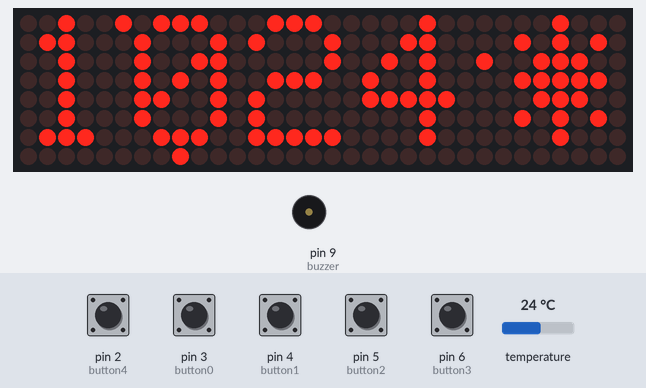
A sketch run on a simulated Arduino Uno, built with avr-gcc and run on an emulated ATmega328P. Parts: 32×8 LED matrix, buzzer (waves = sounding). Inputs (shaded band) come from the test bench; at power-on: pin 2 (button4), pin 3 (button0), pin 4 (button1), pin 5 (button2), pin 6 (button3) HIGH, temperature 24 °C. The local clock reads 2024-03-15 10:24:30 at power-on unless the sketch sets it; random numbers use the default seed unless the sketch sets one; EEPROM starts erased.

Above: at 1.2 s.
1.3 s: pin 2 (button4) pulled LOW for 0.15 s
At 1.69 s:
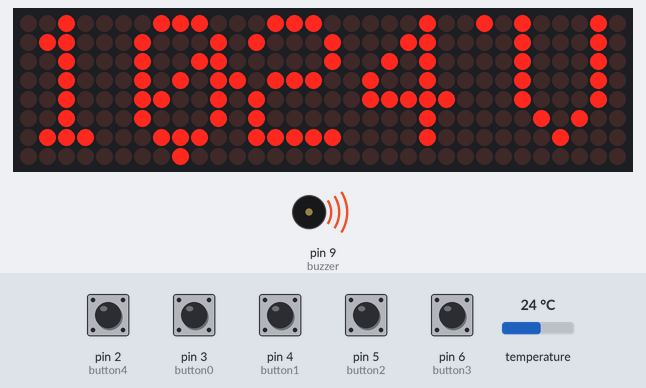
2.0 s: pin 6 (button3) pulled LOW for 1 s
At 2.92 s:
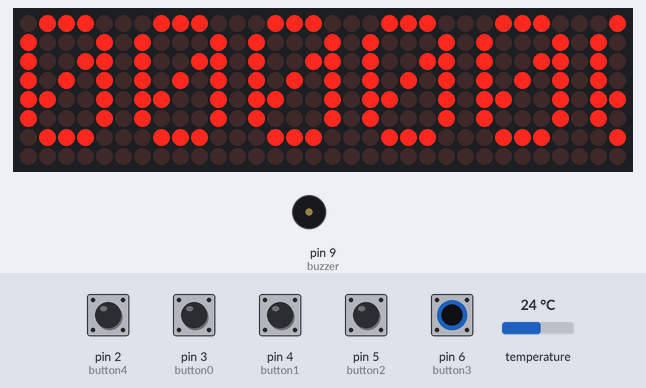
3.6 s: pin 6 (button3) pulled LOW for 0.15 s
At 4.0 s:
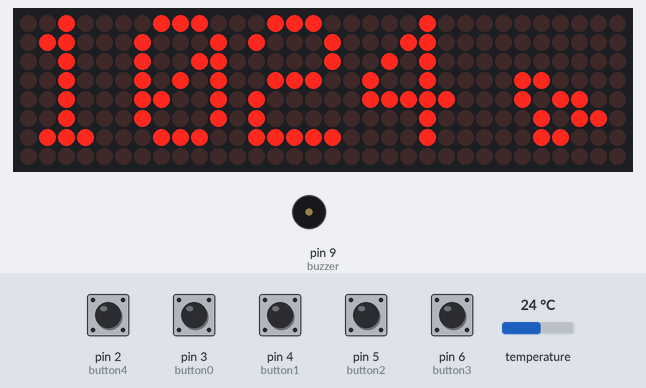
5.2 s: pin 3 (button0) pulled LOW for 0.15 s
At 6.0 s:
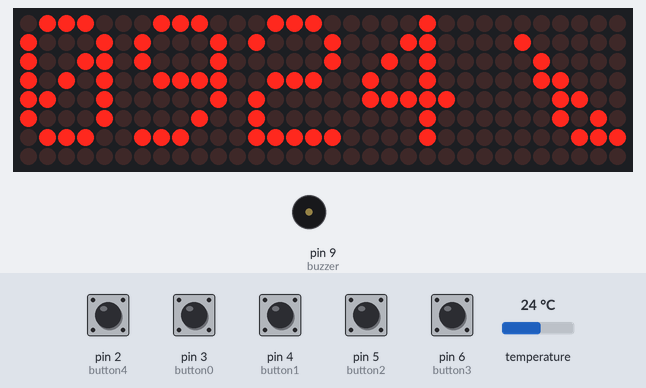
6.8 s: pin 6 (button3) pulled LOW for 1 s
At 8.1 s:
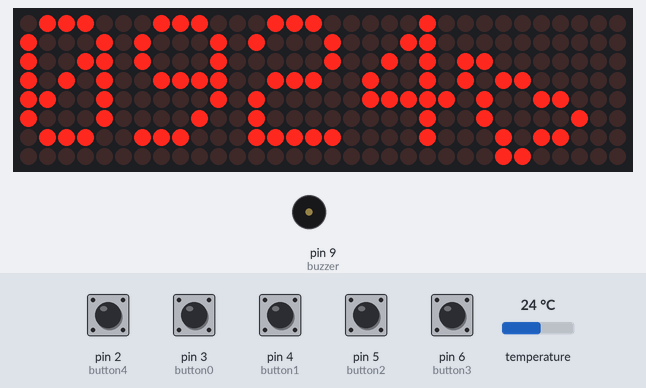
10.2 s: pin 4 (button1) pulled LOW for 0.15 s
At 10.6 s:
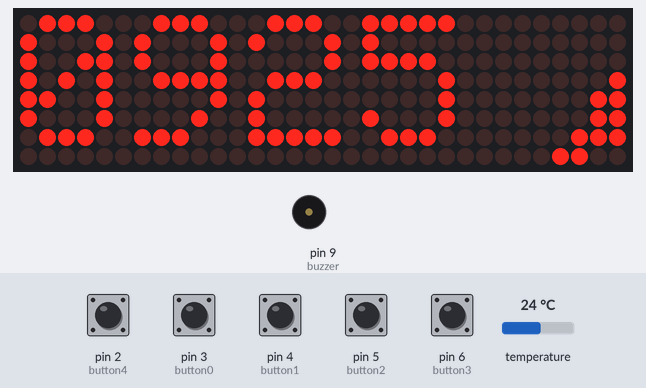
Timing chart, 0 to 12.8 s (numbered marks = the images above; inputs shaded):
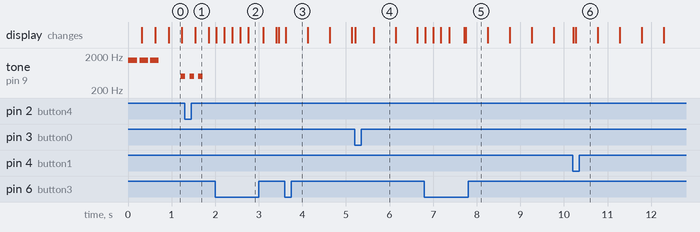

Measured:
- by itself, tone on pin 9 (buzzer): plays 1500 Hz for 0.20 s, 1500 Hz for 0.20 s, 1500 Hz for 0.20 s, 500 Hz for 0.09 s
- what the display in image 4 shows lasts 0.5 s, from 5.6 s to 6.1 s

The sketch:

despertador_matriz_cuatro.ino
```cpp
#include <Adafruit_GFX.h>
#include <Max72xxPanel.h>
#include <TimeLib.h>
#include <EasyBuzzer.h>
#include <Wire.h>
#include <RTClib.h>
#include <EEPROM.h>
//#include <IRremote.h>
/*
int pinIR = 2; // Puerto de entrada para el módulo infrarrojo
IRsend irsend;
*/


class Reloj {
public:
  char horaMostrar[5];
  char alarmaMostrar[5];
  byte hora;
  byte minutos;
  byte horaAlarma;
  byte minutosAlarma;
  bool sonar;

  Reloj() {
    hora = 0;
    minutos = 0;
    horaAlarma = 0;
    minutosAlarma = 0;
    sonar = false;
  }

  void setDisplay() {
    char strHoraMostrar[5];
    snprintf(strHoraMostrar, sizeof(strHoraMostrar), "%02d%02d", hora, minutos);
    strncpy(horaMostrar, strHoraMostrar, sizeof(horaMostrar));
  }

  void setDisplayAlarma() {
    char strAlarmaMostrar[5];
    snprintf(strAlarmaMostrar, sizeof(strAlarmaMostrar), "%02d%02d", horaAlarma, minutosAlarma);
    strncpy(alarmaMostrar, strAlarmaMostrar, sizeof(alarmaMostrar));
  }

  char* getDisplay() {
    return horaMostrar;
  }

  char* getDisplayAlarma() {
    return alarmaMostrar;
  }

  void setHora(byte h) {
    hora = h;
    setDisplay();
  }

  byte getHora() {
    return hora;
  }

  void setHoraAlarma(byte h) {
    horaAlarma = h;
    setDisplayAlarma();
  }

  byte getHoraAlarma() {
    return horaAlarma;
  }

  void setMinutos(byte m) {
    minutos = m;
    setDisplay();
  }

  byte getMinutos() {
    return minutos;
  }

  void setMinutosAlarma(byte m) {
    minutosAlarma = m;
    setDisplayAlarma();
  }

  byte getMinutosAlarma() {
    return minutosAlarma;
  }

  void setSonar(bool s) {
    sonar = s;
  }

  bool getSonar() {
    return sonar;
  }
};

class Jugador {
  public:
    String nombre;
    int partidasJugadas;
    int partidasPerdidas;
    int partidasGanadas;
    int puntosPartidaActual;
    int rachaVictorias;
    int puntosTotales;

    Jugador(String _nombre) {
      nombre = _nombre;
      partidasJugadas = 0;
      partidasPerdidas = 0;
      partidasGanadas = 0;
      puntosPartidaActual = 0;
      rachaVictorias = 0;
      puntosTotales = 0;
    }

    void ganarPartida() {
      if (puntosPartidaActual >= 11 && puntosPartidaActual - puntosPartidaActual >= 2) {
        partidasJugadas++;
        partidasGanadas++;
        rachaVictorias++;
        puntosTotales += puntosPartidaActual;
        reiniciarPuntosPartida();
      }
    }

    void perderPartida() {
      if (puntosPartidaActual <= 9 || puntosPartidaActual - puntosPartidaActual < 2) {
        partidasJugadas++;
        partidasPerdidas++;
        rachaVictorias = 0;
        puntosTotales += puntosPartidaActual;
        reiniciarPuntosPartida();
      }
    }

    void anotarPunto() {
      puntosPartidaActual++;
    }

    void reiniciarPuntosPartida() {
      puntosPartidaActual = 0;
    }

    float porcentajeVictorias() {
      if (partidasJugadas > 0) {
        return (float)partidasGanadas / partidasJugadas * 100;
      } else {
        return 0;
      }
    }
};

const byte tiempoRebote = 180;
unsigned long ultimaPresionBtn[] = { 0, 0, 0, 0, 0 };
unsigned long currentMillis = millis();

Reloj miReloj;
RTC_DS3231 rtc;

byte alarmaMin = 0;
byte alarmaHora = 0;

const byte pinCS = 10;
const byte numberOfHorizontalDisplays = 4;
const byte numberOfVerticalDisplays = 1;
Max72xxPanel matrix = Max72xxPanel(pinCS, numberOfHorizontalDisplays, numberOfVerticalDisplays);

const byte buzzer = 9;
const byte button0 = 3;
const byte button1 = 4;
const byte button2 = 5;
const byte button3 = 6;
const byte button4 = 2;
unsigned long tiempoInicio = millis();
unsigned long esperaEntreSonidos = 1000;
byte modo = 0;
byte brillo = 0;
char caracter = 'E';
char diasDeLaSemana[] = { 'D', 'L', 'M', 'M', 'J', 'V', 'S' };
bool configInicial = true;
bool dolorDeCabeza = false;
bool vueltaUnica = true;
bool ultimaConfigAlarma = false;
bool visualizacionSegundos = false;
byte contadorSegundos = 0;
bool entraPrimeraVez = true;
byte caminoSegundo = 3;
bool incrementando = true;
bool visualizacionSegundosAnterior = false;
int horaAjus;
int minAjus;
int segAjus;
int anioAjus;
int mesAjus;
int diaAjus;
bool cargarVariablesAjusHora = true;
bool configHoraManual = false;
int filaAjus;
int columnaAjus;
unsigned long tiempoTriangulo = millis();
unsigned long tiempoSegundos = millis();
bool seMuestra = true;
unsigned long tiempoCrono = millis();
bool vueta = true;
bool pararCrono = true;
int centecimaCrono = 0;
int segundoCrono = 0;
int minutoCrono = 0;
unsigned long volverInicio = millis();

int trianguloUno = random(23, 32);
int trianguloDos = random(23, 32);
int trianguloTres = random(23, 32);
int trianguloUnoY = random(0, 8);
int trianguloDosY = random(0, 8);
int trianguloTresY = random(0, 8);

char nombreChar[6] = "";
int indiceActual = 0;
char letraActual = 'A';

bool ejecutarCada(int tiempo) {
  if (millis() - tiempoInicio >= tiempo) {
    tiempoInicio = millis();
    return true;
  } else {
    return false;
  }
}

void mostrarHora() {
  for (int i = 0; i < 4; i++) {
    matrix.drawChar(i * 6, 0, miReloj.getDisplay()[i], HIGH, LOW, 1);
  }
}
void mostrarAlarma() {
  for (int i = 0; i < 4; i++) {
    matrix.drawChar(i * 6, 0, miReloj.getDisplayAlarma()[i], HIGH, LOW, 1);
  }
}
void mostrarAjusHora() {
  char strajusHoraMostrar[5];
  char ajusHoraMostrar[5];
  snprintf(strajusHoraMostrar, sizeof(strajusHoraMostrar), "%02d%02d", horaAjus, minAjus);
  strncpy(ajusHoraMostrar, strajusHoraMostrar, sizeof(ajusHoraMostrar));
  matrix.fillScreen(LOW);
  for (int i = 0; i < 4; i++) {
    matrix.drawChar(i * 6, 0, ajusHoraMostrar[i], HIGH, LOW, 1);
  }
  formasDelTriangulo();
  matrix.drawTriangle(trianguloUno, trianguloUnoY, trianguloDos, trianguloDosY, trianguloTres, trianguloTresY, HIGH);
  matrix.write();
}

bool presionandoBtn(int btn) {
  int nBtn = 0;
  switch (btn) {
    case button0:
      nBtn = 0;
      break;
    case button1:
      nBtn = 1;
      break;
    case button2:
      nBtn = 2;
      break;
    case button3:
      nBtn = 3;
      break;
    case button4:
      nBtn = 4;
      break;
  }
  if (digitalRead(btn) == LOW) {
    currentMillis = millis();
    volverInicio = millis();
    if (currentMillis - ultimaPresionBtn[nBtn] > tiempoRebote) {
      ultimaPresionBtn[nBtn] = currentMillis;
      return true;
    } else {
      return false;
    }

  } else {
    return false;
  }
}

void ajustarHora() {

  cargarVarAjusHora();
  if (presionandoBtn(button4)) {
    horaAjus++;
    if (horaAjus > 23) {
      horaAjus = 0;
    }
    configHoraManual = true;
  }

  if (presionandoBtn(button1)) {
    minAjus++;
    if (minAjus > 59) {
      minAjus = 0;
    }
    configHoraManual = true;
  }

  if (presionandoBtn(button0)) {
    horaAjus--;
    if (horaAjus < 0) {
      horaAjus = 23;
    }
    configHoraManual = true;
  }

  if (presionandoBtn(button2)) {
    minAjus--;
    if (minAjus < 0) {
      minAjus = 59;
    }
    configHoraManual = true;
  }
  mostrarAjusHora();
}

void actualizarHoraManual() {
  if (configHoraManual) {
    configHoraManual = false;
    rtc.adjust(DateTime(anioAjus, mesAjus, diaAjus, horaAjus, minAjus, segAjus));
  }
  cargarVariablesAjusHora = true;
}

void cargarVarAjusHora() {
  if (cargarVariablesAjusHora) {
    cargarVariablesAjusHora = false;
    time_t tiempoActual = now();
    anioAjus = year(tiempoActual);
    mesAjus = month(tiempoActual);
    diaAjus = weekday(tiempoActual);
    horaAjus = hour(tiempoActual);
    minAjus = minute(tiempoActual);
    segAjus = second(tiempoActual);
  }
}

void ajustarAlarma() {
  if (presionandoBtn(button4)) {
    miReloj.setSonar(!miReloj.getSonar());
    ultimaConfigAlarma = miReloj.sonar;
  }

  if (presionandoBtn(button1)) {
    if (alarmaHora < 23) {
      alarmaHora++;
    } else {
      alarmaHora = 0;
    }
  }

  if (presionandoBtn(button2)) {
    if (alarmaMin < 59) {
      alarmaMin++;
    } else {
      alarmaMin = 0;
    }
  }

  miReloj.setHoraAlarma(alarmaHora);
  miReloj.setMinutosAlarma(alarmaMin);
}

void pantallaHora() {
  if (ejecutarCada(100)) {
    actualizarHora();
    time_t tiempoActual = now();
    miReloj.setMinutos(minute(tiempoActual));
    miReloj.setHora(hour(tiempoActual));
    caracter = diasDeLaSemana[weekday(tiempoActual) - 1];
    if (contadorSegundos < 1) {
      contadorSegundos++;
    } else {
      contadorSegundos = 0;
      visualizacionSegundos = !visualizacionSegundos;
    }
  }

  if (dolorDeCabeza) {
    caracter = '*';
  }

  matrix.fillScreen(LOW);
  mostrarHora();

  if (modo == 0) {
    matrix.drawChar(4 * 6 + 2, 0, caracter, HIGH, LOW, 1);
  }
  if (modo == 1) {
    matrix.drawChar(25, 0, 'H', HIGH, LOW, 1);
  }

  if (miReloj.sonar) {
    matrix.drawPixel(random(0, 32), random(0, 8), HIGH);
  }

  pilotoDelSegundo();

  if (dolorDeCabeza) {
    matrix.drawPixel(8, 7, HIGH);
  }

  visualizacionSegundosTradi();

  matrix.write();
}

void pantallaAlarma() {
  if (ejecutarCada(100)) {
    miReloj.setMinutosAlarma(alarmaMin);
    miReloj.setHoraAlarma(alarmaHora);
    if (miReloj.getSonar()) {
      caracter = 'E';
    } else {
      caracter = 'A';
    }
  }
  matrix.fillScreen(LOW);
  mostrarAlarma();
  matrix.drawChar(25, 0, caracter, HIGH, LOW, 1);
  matrix.drawPixel(24, 7, HIGH);
  matrix.drawPixel(30, 7, HIGH);
  matrix.drawPixel(8, 7, HIGH);
  matrix.write();
}

void cambiarModo() {
  if (modo > 5) {
    modo = 0;
  } else {
    modo++;
  }
}

bool estadoAlarma() {
  return (miReloj.horaAlarma == miReloj.hora && miReloj.minutosAlarma == miReloj.minutos && miReloj.sonar);
}

void subirBrillo() {
  brillo++;
  if (brillo == 10) {
    brillo = 0;
  }
}

void buzzerBrilloActivado() {
  subirBrillo();
  setup();
}

void monitoreoAlarma() {
  if (estadoAlarma()) {
    dolorDeCabeza = true;
    miReloj.setSonar(false);
  }

  if (dolorDeCabeza && presionandoBtn(button4)) {
    dolorDeCabeza = false;
    brillo = 0;
  }

  if (dolorDeCabeza) {
    buzzerBrilloActivado();
  }

  if (miReloj.minutosAlarma != miReloj.minutos) {
    miReloj.setSonar(EEPROM.read(20));
  }
}

void guardarAlarmaEeprom() {
  if (alarmaHora != EEPROM.read(0)) {
    EEPROM.put(0, alarmaHora);
  }
  if (alarmaMin != EEPROM.read(10)) {
    EEPROM.put(10, alarmaMin);
  }
  if (miReloj.sonar != EEPROM.read(20)) {
    EEPROM.put(20, miReloj.sonar);
  }
}
void actualizarHora() {
  DateTime now = rtc.now();
  setTime(now.hour(), now.minute(), now.second(), now.day(), now.month(), now.year());
}

void mostrarTemperatura() {
  float temperaturaFloat = rtc.getTemperature();
  int temperaturaEntera = static_cast<int>(temperaturaFloat);

  int temperaturaDecimal = static_cast<int>((temperaturaFloat - temperaturaEntera) * 100);

  char stringAMostrar[6];
  char srtAMostrar[6];

  snprintf(srtAMostrar, sizeof(srtAMostrar), "%02d%02d", temperaturaEntera, temperaturaDecimal);
  strncpy(stringAMostrar, srtAMostrar, sizeof(stringAMostrar));

  matrix.fillScreen(LOW);
  for (int i = 0; i < 5; i++) {
    matrix.drawChar(i * 6, 0, stringAMostrar[i], HIGH, LOW, 1);
  }
  matrix.drawPixel(11, 6, HIGH);
  matrix.drawChar(4 * 6 + 2, 0, 'C', HIGH, LOW, 1);
  matrix.write();
}
void finDeSonido() {
  EasyBuzzer.beep(500, 3);
}

void modificarBrillo() {
  static bool entraPrimeraVez = true;
  static int brillo = 0;

  if (presionandoBtn(button4) || entraPrimeraVez) {
    if (!entraPrimeraVez) {
      brillo = (brillo + 1) % 10;
    }
    entraPrimeraVez = false;

    matrix.fillScreen(LOW);
    matrix.setIntensity(brillo);

    for (int i = 0; i < brillo * 2; i++) {
      for (int o = 0; o < 8; o++) {
        matrix.drawPixel(i, o, HIGH);
      }
    }

    matrix.drawPixel(8, 7, HIGH);
    matrix.drawChar(4 * 6 + 2, 0, '0' + brillo, HIGH, LOW, 1);
    matrix.write();
  }
}

void limpiarPantalla() {
  matrix.fillScreen(LOW);
  matrix.write();
  entraPrimeraVez = true;
}

void pantallaDeError() {
  if (random(2) == 1) {
    matrix.drawPixel(random(0, 32), random(0, 8), HIGH);
  } else {
    matrix.drawPixel(random(0, 32), random(0, 8), LOW);
  }
  matrix.write();
}

void pilotoDelSegundo() {
  static bool visualizacionSegundosAnterior = false;
  static int caminoSegundo = 0;
  static bool incrementando = true;

  if (visualizacionSegundos != visualizacionSegundosAnterior) {
    visualizacionSegundosAnterior = visualizacionSegundos;

    if (visualizacionSegundos) {
      matrix.drawPixel(24, caminoSegundo, LOW);

      caminoSegundo += incrementando ? 1 : -1;

      if (caminoSegundo == 2 || caminoSegundo == 5) {
        incrementando = !incrementando;
      }

      matrix.drawPixel(24, caminoSegundo, HIGH);
    }
  }
  matrix.drawPixel(24, caminoSegundo, HIGH);
}

void formasDelTriangulo() {
  if (millis() - tiempoTriangulo > 500) {
    tiempoTriangulo = millis();
    trianguloUno = puntaDeTriangulo(trianguloUno, 23, 32);
    trianguloDos = puntaDeTriangulo(trianguloDos, 23, 32);
    trianguloTres = puntaDeTriangulo(trianguloTres, 23, 32);
    trianguloUnoY = puntaDeTriangulo(trianguloUnoY, 0, 8);
    trianguloDosY = puntaDeTriangulo(trianguloDosY, 0, 8);
    trianguloTresY = puntaDeTriangulo(trianguloTresY, 0, 8);
  }
}

int puntaDeTriangulo(int triangulo, int limiteBajo, int limiteAlto) {
  if (triangulo > limiteAlto || triangulo < limiteBajo) {
    if (random(0, 2) == 0) {
      return triangulo++;
    } else {
      return triangulo--;
    }
  } else {
    return triangulo = random(limiteBajo, limiteAlto);
  }
}

void visualizacionSegundosTradi() {
  static unsigned long tiempoSegundos = 0;
  static bool seMuestra = false;
  static int columnaRam = 0;

  if (millis() - tiempoSegundos > 1000) {
    tiempoSegundos = millis();
    seMuestra = !seMuestra;
    columnaRam = random(0, 7);
  }

  matrix.drawPixel(11, columnaRam, seMuestra ? HIGH : LOW);
}

void crono() {
  static unsigned long tiempoCrono = 0;
  static int centecimaCrono = 0;
  static int segundoCrono = 0;
  static int minutoCrono = 0;
  static bool pararCrono = false;

  if (presionandoBtn(button4)) {
    pararCrono = !pararCrono;
  }

  if (presionandoBtn(button0)) {
    centecimaCrono = 0;
    segundoCrono = 0;
    minutoCrono = 0;
  }

  if (!pararCrono && millis() - tiempoCrono > 10) {
    tiempoCrono = millis();
    if (++centecimaCrono >= 100) {
      centecimaCrono = 0;
      if (++segundoCrono >= 60) {
        segundoCrono = 0;
        if (++minutoCrono >= 100) {
          minutoCrono = 0;
        }
      }
    }
  }
  pantallaCrono();
}

void pantallaCrono() {
  char strCrono[8];
  snprintf(strCrono, sizeof(strCrono), "%02d%02d%02d", minutoCrono, segundoCrono, centecimaCrono);
  matrix.fillScreen(LOW);
  for (int i = 0; i < 8; i++) {
    matrix.drawChar(i * 6, 0, strCrono[i], HIGH, LOW, 1);
  }
  matrix.write();
}


void regresarPantallaInicial() {
  if (millis() - volverInicio > 15000) {
    volverInicio = millis();
    if (modo == 2) {
      guardarAlarmaEeprom();
    }
    modo = 0;
  }
}


void pantallaTenis(){
  //pregunta, nuevo jugador? y/n
  //y: agrego un nuevo jugador n: selecciono jugadores guardados
  //comenzar partida y/n
  //y: seleccionar jugador 1, jugador 2 n: volver a la primera pregunta
  //comienza el juego el jugador 1 saca
  //finaliza el juego: muestra las estadisticas del jugador ganador pregunta: otra partida? y/n
  //y: repite lo anterios n: vuelve al comienzo
  // debe tener un menu para encontrar un jugador y revisar lasestadisticas

}

char letraNombre(int indice){
   char alfabeto[27] = "ABCDEFGHIJKLMNOPQRSTUVWXYZ";
  return alfabeto[indice];

}

char nombreGenerado() {
  if (presionandoBtn(button1)) {
    letraActual++;
    if (letraActual > 'Z') {
      letraActual = 'A';
    }
  } else if (presionandoBtn(button2)) {
    if (indiceActual < 5) {
      nombreChar[indiceActual] = letraActual;
      indiceActual++;
      nombreChar[indiceActual] = '\0';
    }
  } else if (presionandoBtn(button3)) {
    if (indiceActual > 0) {
      indiceActual--;
      nombreChar[indiceActual] = '\0';
    }
  } else if (presionandoBtn(button4)) {
    return nombreChar;
  }
}

void nuevoJugador(){
  Jugador* nuevoJugador = new Jugador(String(nombreGenerado()));
}

void setup() {
  if (configInicial) {
    configInicial = false;
    EasyBuzzer.setPin(buzzer);
    pinMode(button0, INPUT_PULLUP);
    pinMode(button1, INPUT_PULLUP);
    pinMode(button2, INPUT_PULLUP);
    pinMode(button3, INPUT_PULLUP);
    pinMode(button4, INPUT_PULLUP);
    pinMode(buzzer, OUTPUT);
    matrix.setIntensity(brillo);
    matrix.setPosition(0, 0, 0);
    matrix.setPosition(1, 1, 0);
    matrix.setPosition(2, 2, 0);
    matrix.setPosition(3, 3, 0);
    matrix.setRotation(0, 1);
    matrix.setRotation(1, 1);
    matrix.setRotation(2, 1);
    matrix.setRotation(3, 1);
    matrix.fillScreen(LOW);
    matrix.write();
    Wire.begin();
    rtc.begin();
    //rtc.adjust(DateTime(__DATE__, __TIME__)); //poner en hora el reloj con la pc
    //Serial.begin(9600);
    rtc.disable32K();  //desactiva el pin de 32k
    DateTime now = rtc.now();
    setTime(now.hour(), now.minute(), now.second(), now.day(), now.month(), now.year());
    alarmaHora = EEPROM.read(0);
    alarmaMin = EEPROM.read(10);
    miReloj.setSonar(EEPROM.read(20));
  }
  if (millis() - esperaEntreSonidos > 3000) {
    esperaEntreSonidos = millis();
    EasyBuzzer.beep(1500, 200, 50, 3, 500, 1, finDeSonido);
  }
}

void loop() {

  if (presionandoBtn(button3)) {
    cambiarModo();
    limpiarPantalla();
  }

  switch (modo) {
    case 0:
      matrix.setIntensity(brillo);
      pantallaHora();
      monitoreoAlarma();
      break;
    case 1:
      ajustarHora();
      regresarPantallaInicial();
      break;
    case 2:
      actualizarHoraManual();
      matrix.setIntensity(1);
      ajustarAlarma();
      pantallaAlarma();
      regresarPantallaInicial();
      break;
    case 3:
      guardarAlarmaEeprom();
      modo++;
      break;
    case 4:
      mostrarTemperatura();
      break;
    case 5:
      modificarBrillo();
      regresarPantallaInicial();
      break;
    case 6:
      crono();
      break;
    default:
      modo = 0;
      matrix.fillScreen(LOW);
      matrix.drawChar(4 * 6 + 2, 0, 'X', HIGH, LOW, 1);
      matrix.write();
      break;
  }
  EasyBuzzer.update();
}
```
